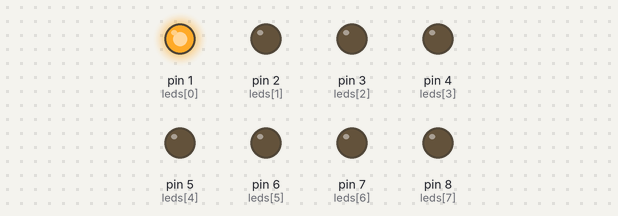
This sketch was run on a simulated Arduino Uno, built with avr-gcc and run on an emulated ATmega328P. Parts: output pins drawn as LEDs (lit = HIGH).

Above: at 0.1 s.
At 0.7 s:
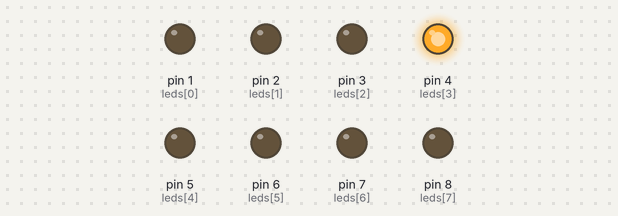
At 1.1 s:
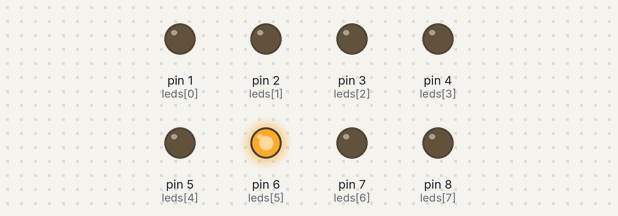
At 1.5 s:
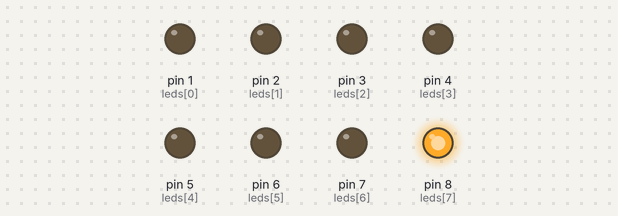
At 2.5 s:
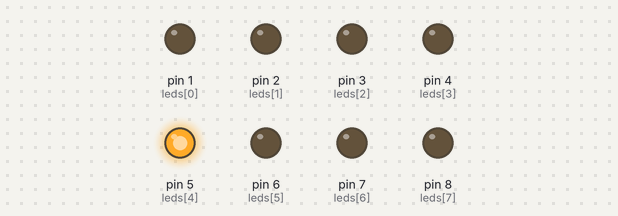
At 3.5 s:
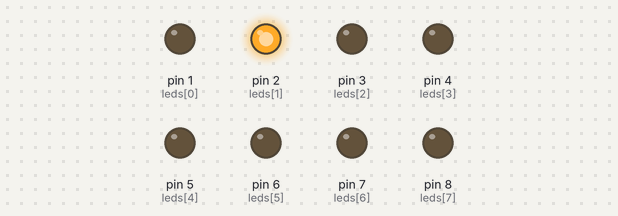
Timing chart, 0 to 3.8 s (numbered marks = the images above):
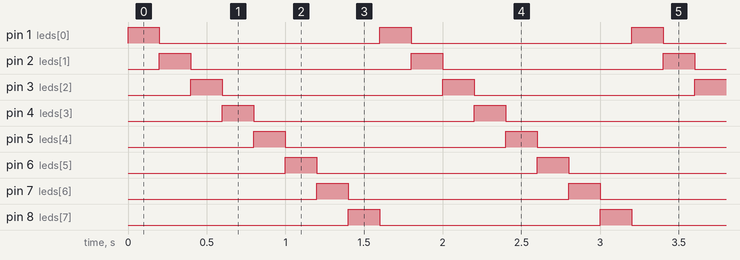

The sketch:

Script.ino
```cpp
const int leds[] = {1, 2, 3, 4, 5, 6, 7, 8};
const int nbLeds = 8;

void setup() {
  for (int i = 0; i < nbLeds; i++) {
    pinMode(leds[i], OUTPUT);
  }
}

void loop() {
  for (int i = 0; i < nbLeds; i++) {
    digitalWrite(leds[i], HIGH);
    delay(200);
    digitalWrite(leds[i], LOW);
  }
}
```

Measured:
- by itself, pin 1 (leds[0]), pin 2 (leds[1]), pin 3 (leds[2]), pin 4 (leds[3]), pin 5 (leds[4]), pin 6 (leds[5]), pin 7 (leds[6]), pin 8 (leds[7]): alternates HIGH for 0.20 s and LOW for 1.4 s
- by itself, everything shown: repeats every 1.6 s, in 8 steps
